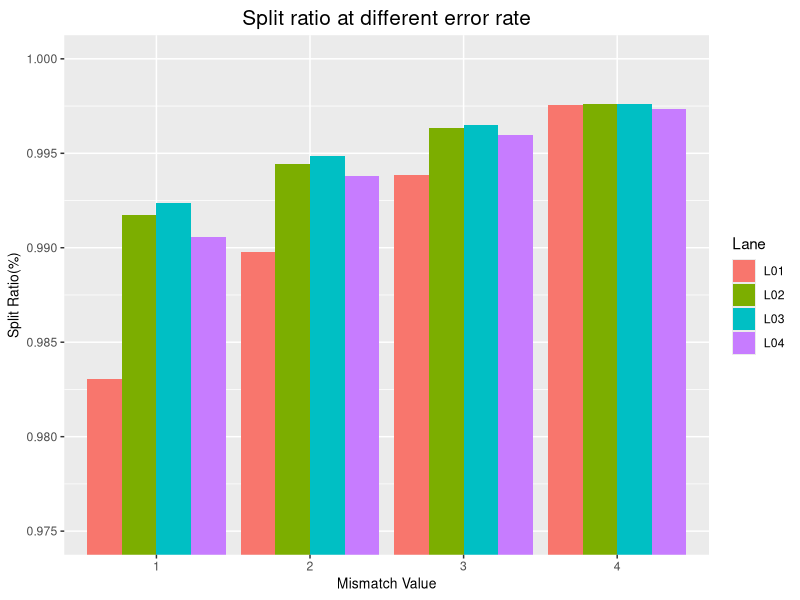

R code for this plot:
library(ggplot2)
summ<-read.table("./result.txt",header = F,stringsAsFactors = T)
summ$V3<-as.factor(summ$V3)
ggplot(summ)+geom_bar(aes(x=V3,y=V2,fill=V1),stat='identity',position='dodge')+coord_cartesian(ylim=c(0.975, 1))+xlab("Mismatch Value")+ylab("Split Ratio(%)")+
ggtitle("Split ratio at different error rate")+
theme(plot.title = element_text(size = 15, vjust = 0.5, hjust = 0.5),axis.title = element_text(size = 10))+
scale_fill_discrete(name="Lane")